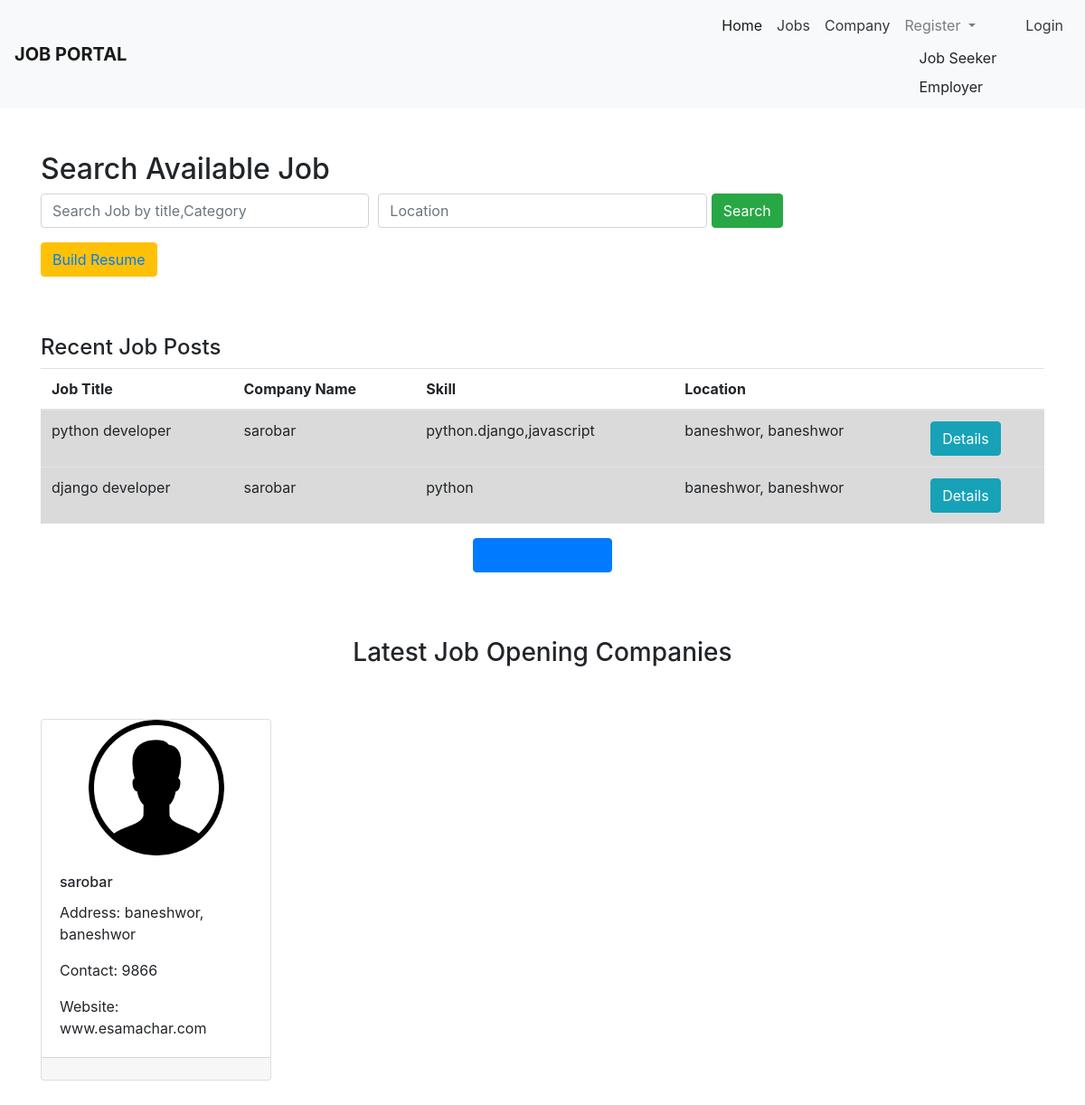
Before: / with the older database file.
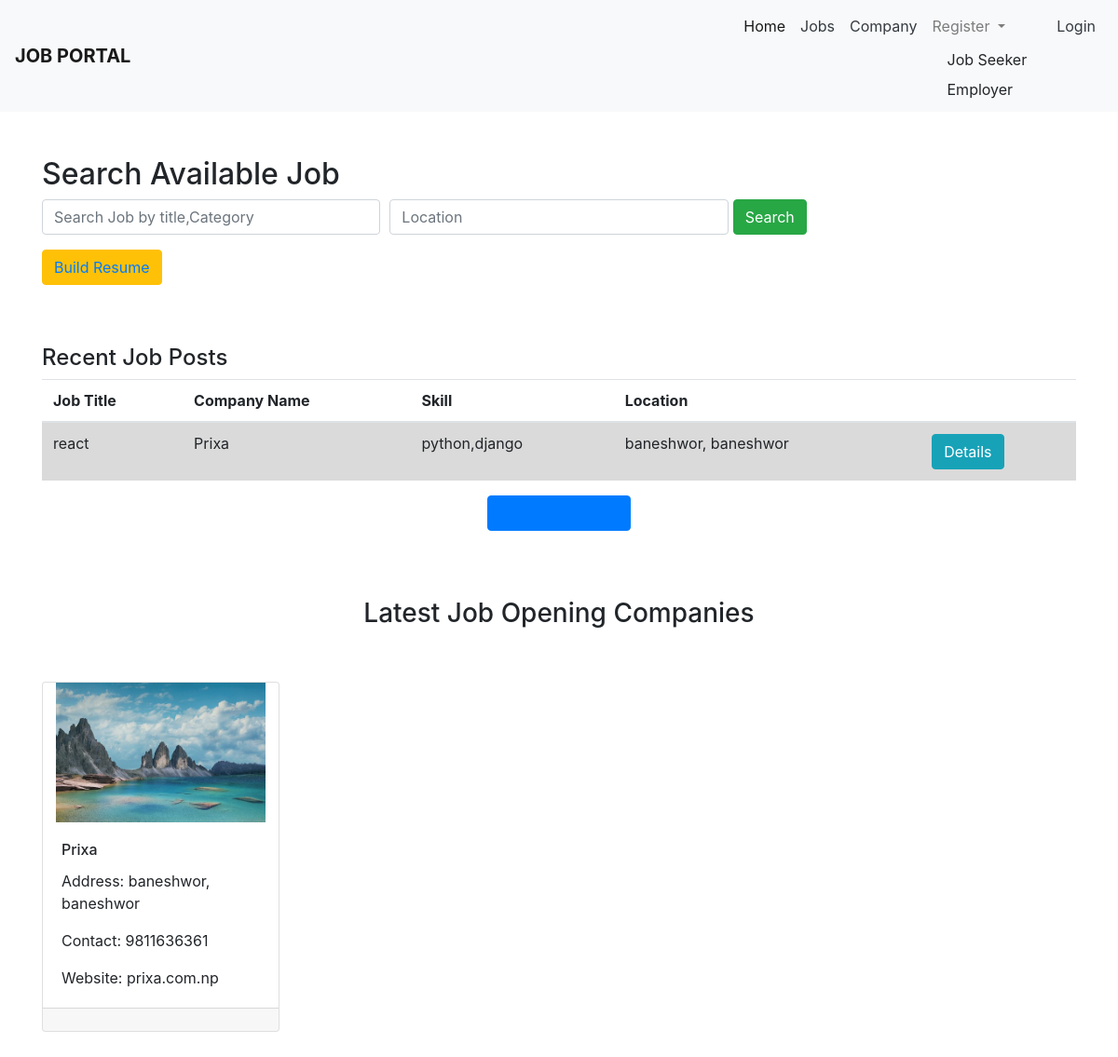
After: the same page with the newer database file.
### jobapp/models.py (models this page shows, shortened)
class TimeStamp(models.Model):
    created_at = models.DateTimeField(auto_now_add=True)
    updated_at = models.DateTimeField(auto_now=True)
    class Meta:
        abstract = True

class Job(TimeStamp):
    title = models.CharField(max_length=100)
    image = models.ImageField(upload_to='job')
    category = models.ForeignKey(JobCategory, on_delete=models.CASCADE)
    job_type = models.CharField(max_length=100, choices=JOB_TYPE)
    employer = models.ForeignKey(Employer, on_delete=models.CASCADE)
    level = models.CharField(max_length=50, choices=LEVEL)
    deadline = models.DateTimeField(default=datetime.now())
    vaccncy_number = models.PositiveIntegerField()
    education = models.CharField(max_length=100)
    skills = models.CharField(max_length=100)
    details = models.TextField()
    experience = models.CharField(max_length=100, null=True, blank=True)
    salary = models.CharField(max_length=100, null=True, blank=True)
    status=models.CharField(max_length=50,choices=STATUS,default='Pending')
    views_count = models.PositiveIntegerField(default=0)

class Employer(TimeStamp):
    user = models.OneToOneField(User, on_delete=models.CASCADE)
    name = models.CharField(max_length=100)
    mobile = models.CharField(max_length=100)
    email = models.EmailField()
    address = models.CharField(max_length=100)
    image = models.ImageField(upload_to='employer')
    website = models.CharField(max_length=100)
    compnay = models.CharField(max_length=100)
    company_image = models.ImageField(upload_to='employer/')

### jobapp/views.py (the view)
# urls.py: path('', JobseekerHomeView.as_view(), name='jobseekerhome'),
class JobseekerHomeView(TemplateView):
    template_name = 'jobseekertemplates/jobseekerhome.html'
    def get_context_data(self, **kwargs):
        context = super().get_context_data(**kwargs)
        user=self.request.user
        context['jobcategorys'] = JobCategory.objects.all()
        context['employers'] = Employer.objects.order_by('-id')
        context['jobs'] = Job.objects.filter(status='completed').order_by('-id')
        return context

### templates/jobseekertemplates/jobseekerhome.html (shortened to what this page needs)
{% extends 'jobseekertemplates/base.html' %}
{% block content %}
<main>
    <div class="container">
        <br><br>
        <h2>Search Available Job</h2>
        <form action="{% url 'jobapp:search' %} " method="GET" value="{{request.GET.search}}{{request.GET.location}}">
            <div class="form-row">
                <div class="col-md-4">
                    <input class="form-control" placeholder="Search Job by title,Category" aria-label="Search"
                        name="search">
                </div>
                <div class="col-md-4">
                    <input class="form-control" placeholder="Location" aria-label="Search" name="location">
                </div>
                <button class="btn btn-success" type="submit" class="validate" name="submit"
                    value="Search">Search</button>
            </div>
        </form>
        <div>
            <button class="btn btn-warning"><a href="{% url 'jobapp:cv_builder' %}"> Build Resume</a></button>
        </div>
    </div>
    <div class="container mt-5 mb-5 pt-3">
        <table class="table table-hover">
            <h4>Recent Job Posts</h4>
            <thead>
                <tr>
                    <th scope="col">Job Title</th>
                    <th scope="col">Company Name</th>
                    <th scope="col">Skill</th>
                    <th scope="col">Location</th>
                    <th></th>
                </tr>
            </thead>
            <tbody>
                {% for job in jobs %}
                <tr class="table-active">
                    <td>{{job.title}}</td>
                    <td>{{job.employer.name}}</td>
                    <td>{{job.skills}}</td>
                    <td>{{job.employer.address}}</td>
                    <td>
                        <button type="button" class="btn btn-info" data-toggle="modal" data-target="#{{job.id}}">
                            Details
                        </button>
                    </td>
                </tr>
                {% endfor %}
            </tbody>
        </table>
        <div class="text-center">
            <button class="btn btn-primary center"><a href="{% url 'jobapp:alljob' %}">Load More Posts</a> </button>
        </div>
    </div>
    <br>
    <div class="container">
        <h3 class="text-center">Latest Job Opening Companies</h3> <br><br>
        <div class="row row-cols-1 row-cols-md-3">
            {% for employer in employers %}
            <div class="col mb-4 col-md-3">
                <div class="card h-100">
                    <img src="{{ employer.company_image.url}}" class="card-img-top"
                        style="height: 150px; object-fit: contain;" alt="...">
                    <div class="card-body">
                        <h6 class="card-title">{{ employer.name }}</h6>
                        <p class="card-text">Address: {{ employer.address }}</p>
                        <p class="card-text">Contact: {{ employer.mobile }}</p>
                        <p class="card-text">Website: {{ employer.website }}</p>
                    </div>
                    <div class="card-footer">
                    </div>
                </div>
            </div>
            {% endfor %}
        </div>
    </div>
    <br><br>
</main>
{% endblock %}

Changed rows visible on the page:
removed Job: title "python developer", employer.name "sarobar", skills "python.django,javascript", employer.address "baneshwor, baneshwor"
removed Job: title "django developer", employer.name "sarobar", skills "python", employer.address "baneshwor, baneshwor"
removed Employer: company_image (picture), name "sarobar", address "baneshwor, baneshwor", mobile "9866", website "www.esamachar.com"
added Job: title "react", employer.name "Prixa", skills "python,django", employer.address "baneshwor, baneshwor"
added Employer: company_image (picture), name "Prixa", address "baneshwor, baneshwor", mobile "9811636361", website "prixa.com.np"
